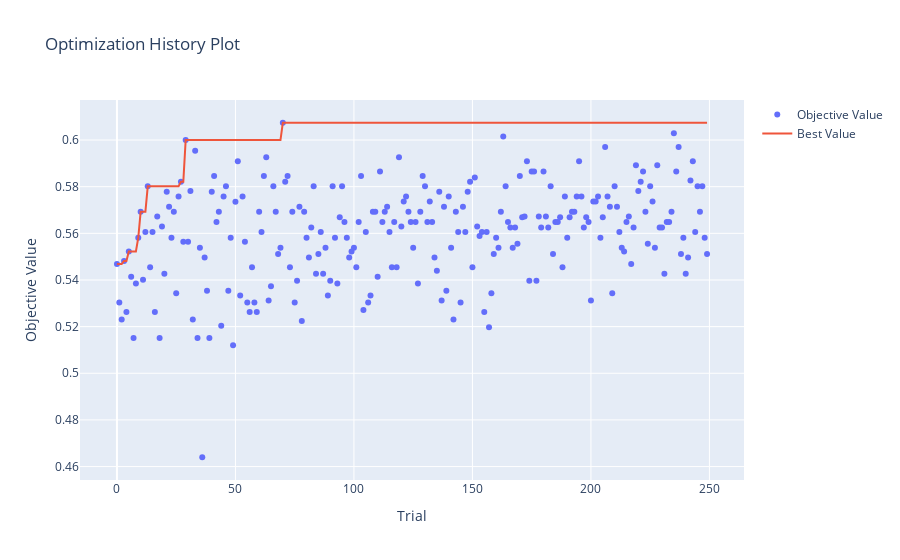

Notebook code cell kept with this figure:
### Code cell
# Visualizar el historial de optimización
plot_optimization_history(study)

### Figure 1 — Plotly figure (JSON) as saved in the notebook; plotly's stock layout.template omitted (floating-point values rounded to 4 significant figures; data arrays with more than 128 entries replaced by an {"elided": "..."} marker saying what was removed)
{"data": [{"mode": "markers", "name": "Objective Value", "type": "scatter", "x": {"elided": "250 int values"}, "y": {"elided": "250 float values"}}, {"mode": "lines", "name": "Best Value", "type": "scatter", "x": {"elided": "250 int values"}, "y": {"elided": "250 float values"}}, {"marker": {"color": "#cccccc"}, "mode": "markers", "name": "Infeasible Trial", "showlegend": false, "type": "scatter", "x": [], "y": []}], "layout": {"title": {"text": "Optimization History Plot"}, "xaxis": {"title": {"text": "Trial"}}, "yaxis": {"title": {"text": "Objective Value"}}}}
